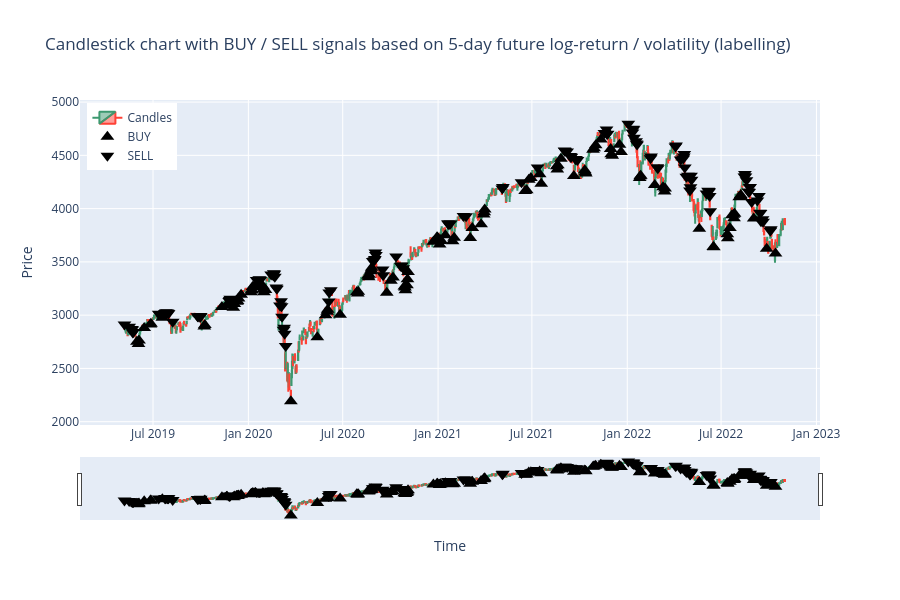

The notebook cell this image was saved under:
### Markdown cell above
# Candleticks visualizations

### Code cell
df_slice = df_ta.iloc[split_idx+SEQ_LEN:].copy()
# Identify signals
buy_signals = df_slice[test_df['Target'] > 1]
sell_signals = df_slice[test_df['Target'] < -1]
# Create candlestick figure
fig = go.Figure(data=[go.Candlestick(
    x=df_slice.index,   # use index for x-axis
    open=df_slice['Open'],
    high=df_slice['High'],
    low=df_slice['Low'],
    close=df_slice['Close'],
    name='Candles'
)])
# BUY signals (triangle-up)
fig.add_trace(go.Scatter(
    x=buy_signals.index,
    y=buy_signals['Low'],  # anchor near candle low
    mode='markers', 
    marker=dict(symbol='triangle-up', size=12, color='black'), 
    name='BUY'
))
# SELL signals (triangle-down)
fig.add_trace(go.Scatter(
    x=sell_signals.index,
    y=sell_signals['High'],  # anchor near candle high
    mode='markers', 
    marker=dict(symbol='triangle-down', size=12, color='black'),
    name='SELL'
))
fig.update_layout(
    title=f"Candlestick chart with BUY / SELL signals based on {HORIZON}-day future log-return / volatility (labelling)",
    xaxis_title="Time", 
    yaxis_title="Price", 
    height=600,
    legend=dict(x=0.01, y=0.99)
)
path = "plots/improved_convlstm_full_test_true.png"
fig.write_image(path)
fig.show()
display(Image(filename=path)) # Display static image (GitHub-compatible)
